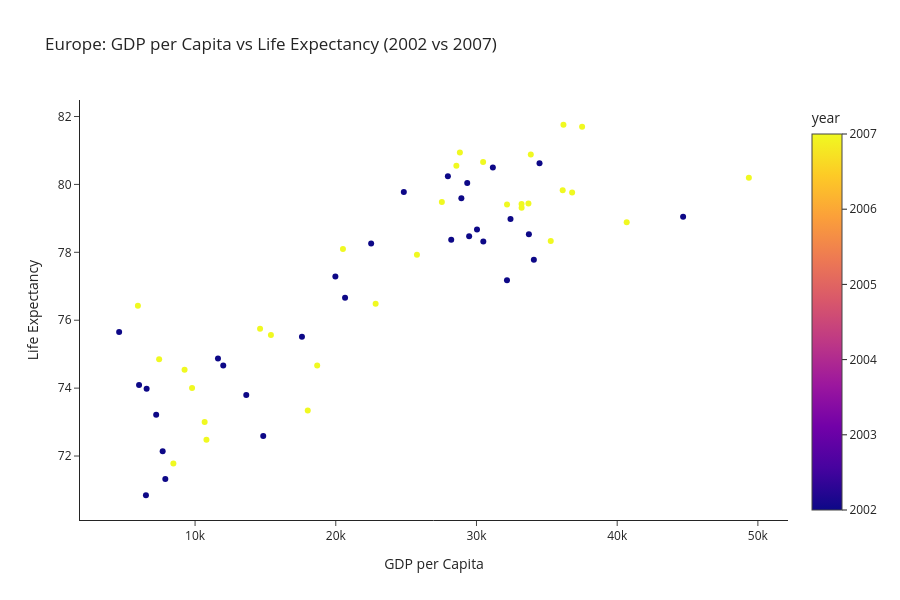

The cell this chart's notebook holds for it:
### Code cell
# Task 1

continent_df = df[df["continent"] == "Europe"]


plot_df = continent_df[continent_df["year"].isin([2002, 2007])]

fig = px.scatter(
    plot_df,
    x="gdpPercap",
    y="lifeExp",
    color="year",
    hover_name="country",
    title="Europe: GDP per Capita vs Life Expectancy (2002 vs 2007)",
    labels={
        "gdpPercap": "GDP per Capita",
        "lifeExp": "Life Expectancy"
    }
)

fig.update_layout(
    template="simple_white",
    height=600
)

fig.show()

### Figure 1 — Plotly figure (JSON) as saved in the notebook; plotly's stock layout.template omitted (floating-point values rounded to 4 significant figures)
{"data": [{"hovertemplate": "<b>%{hovertext}</b><br><br>GDP per Capita=%{x}<br>Life Expectancy=%{y}<br>year=%{marker.color}<extra></extra>", "hovertext": ["Albania", "Albania", "Austria", "Austria", "Belgium", "Belgium", "Bosnia and Herzegovina", "Bosnia and Herzegovina", "Bulgaria", "Bulgaria", "Croatia", "Croatia", "Czech Republic", "Czech Republic", "Denmark", "Denmark", "Finland", "Finland", "France", "France", "Germany", "Germany", "Greece", "Greece", "Hungary", "Hungary", "Iceland", "Iceland", "Ireland", "Ireland", "Italy", "Italy", "Montenegro", "Montenegro", "Netherlands", "Netherlands", "Norway", "Norway", "Poland", "Poland", "Portugal", "Portugal", "Romania", "Romania", "Serbia", "Serbia", "Slovak Republic", "Slovak Republic", "Slovenia", "Slovenia", "Spain", "Spain", "Sweden", "Sweden", "Switzerland", "Switzerland", "Turkey", "Turkey", "United Kingdom", "United Kingdom"], "legendgroup": "", "marker": {"color": [2002, 2007, 2002, 2007, 2002, 2007, 2002, 2007, 2002, 2007, 2002, 2007, 2002, 2007, 2002, 2007, 2002, 2007, 2002, 2007, 2002, 2007, 2002, 2007, 2002, 2007, 2002, 2007, 2002, 2007, 2002, 2007, 2002, 2007, 2002, 2007, 2002, 2007, 2002, 2007, 2002, 2007, 2002, 2007, 2002, 2007, 2002, 2007, 2002, 2007, 2002, 2007, 2002, 2007, 2002, 2007, 2002, 2007, 2002, 2007], "coloraxis": "coloraxis", "symbol": "circle"}, "mode": "markers", "name": "", "orientation": "v", "showlegend": false, "type": "scatter", "x": [4604.0, 5937.0, 32420.0, 36130.0, 30490.0, 33690.0, 6019.0, 7446.0, 7697.0, 10680.0, 11630.0, 14620.0, 17600.0, 22830.0, 32170.0, 35280.0, 28200.0, 33210.0, 28930.0, 30470.0, 30040.0, 32170.0, 22510.0, 27540.0, 14840.0, 18010.0, 31160.0, 36180.0, 34080.0, 40680.0, 27970.0, 28570.0, 6557.0, 9254.0, 33720.0, 36800.0, 44680.0, 49360.0, 12000.0, 15390.0, 19970.0, 20510.0, 7885.0, 10810.0, 7236.0, 9787.0, 13640.0, 18680.0, 20660.0, 25770.0, 24840.0, 28820.0, 29340.0, 33860.0, 34480.0, 37510.0, 6508.0, 8458.0, 29480.0, 33200.0], "xaxis": "x", "y": [75.65, 76.42, 78.98, 79.83, 78.32, 79.44, 74.09, 74.85, 72.14, 73.0, 74.88, 75.75, 75.51, 76.49, 77.18, 78.33, 78.37, 79.31, 79.59, 80.66, 78.67, 79.41, 78.26, 79.48, 72.59, 73.34, 80.5, 81.76, 77.78, 78.89, 80.24, 80.55, 73.98, 74.54, 78.53, 79.76, 79.05, 80.2, 74.67, 75.56, 77.29, 78.1, 71.32, 72.48, 73.21, 74.0, 73.8, 74.66, 76.66, 77.93, 79.78, 80.94, 80.04, 80.88, 80.62, 81.7, 70.84, 71.78, 78.47, 79.42], "yaxis": "y"}], "layout": {"coloraxis": {"colorbar": {"title": {"text": "year"}}, "colorscale": [[0, "#0d0887"], [0.1111, "#46039f"], [0.2222, "#7201a8"], [0.3333, "#9c179e"], [0.4444, "#bd3786"], [0.5556, "#d8576b"], [0.6667, "#ed7953"], [0.7778, "#fb9f3a"], [0.8889, "#fdca26"], [1, "#f0f921"]]}, "height": 600, "legend": {"tracegroupgap": 0}, "title": {"text": "Europe: GDP per Capita vs Life Expectancy (2002 vs 2007)"}, "xaxis": {"anchor": "y", "domain": [0, 1], "title": {"text": "GDP per Capita"}}, "yaxis": {"anchor": "x", "domain": [0, 1], "title": {"text": "Life Expectancy"}}}}
